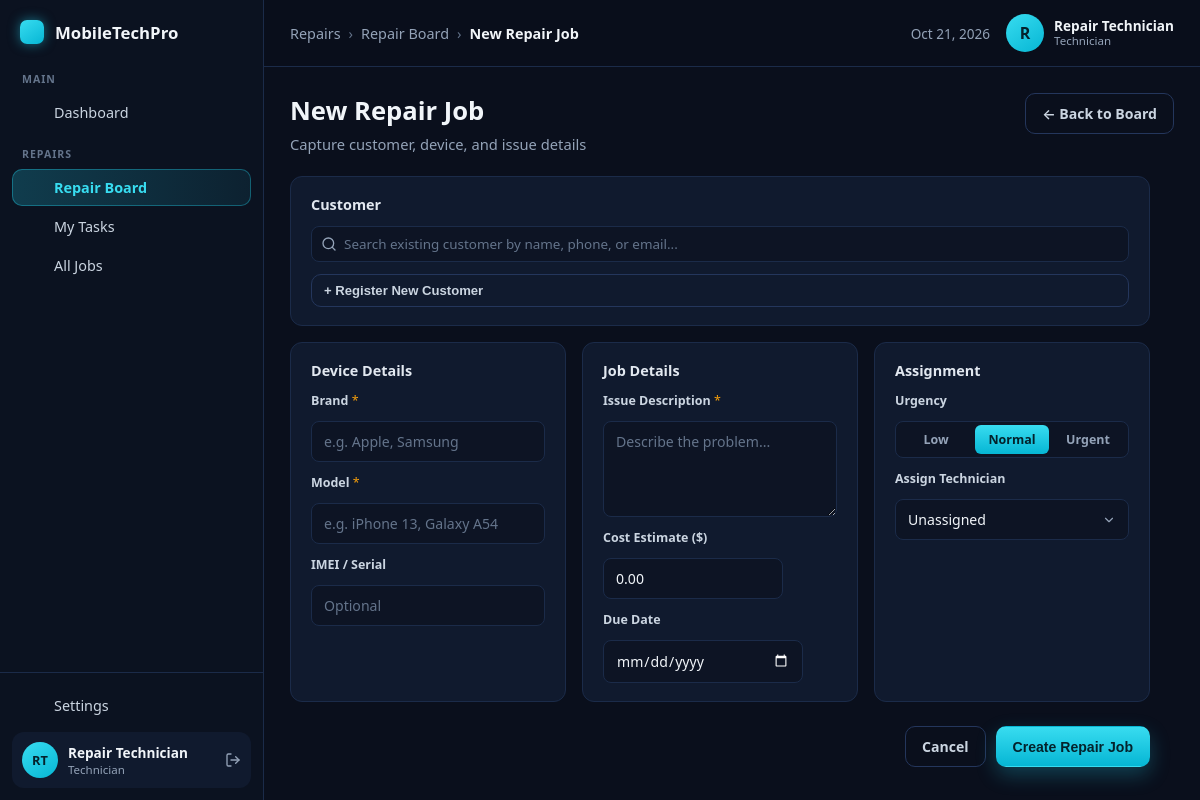
Page /technician/board/create (signed in) on the committed database.
### tables this page shows
CREATE TABLE users (
    user_id       INT UNSIGNED NOT NULL AUTO_INCREMENT,
    username      VARCHAR(50)  NOT NULL,
    email         VARCHAR(150) NOT NULL,
    password_hash VARCHAR(255) NOT NULL,
    full_name     VARCHAR(120) NOT NULL,
    phone         VARCHAR(30)      NULL,
    user_type     ENUM('admin','sales_staff','technician') NOT NULL DEFAULT 'sales_staff',
    active        TINYINT(1)   NOT NULL DEFAULT 1,
    last_login_at DATETIME         NULL,
    permissions   VARCHAR(255)     NULL,    
    created_at    TIMESTAMP    NOT NULL DEFAULT CURRENT_TIMESTAMP,
    updated_at    TIMESTAMP    NOT NULL DEFAULT CURRENT_TIMESTAMP ON UPDATE CURRENT_TIMESTAMP,
    PRIMARY KEY (user_id),
    UNIQUE KEY uq_users_username (username),
    UNIQUE KEY uq_users_email (email),
    KEY idx_users_user_type (user_type)
);

### app/Views/technician/board/create.php (the view, shortened to what the rows shown need)
<?php
$fv = function(string $key, string $default = '') use ($formOld): string {
    return e((string) ($formOld[$key] ?? $default));
};
?>
<!DOCTYPE html>
<html lang="en">
<head>
    <link rel="stylesheet" href="<?= e(base_url('css/dashboard.css')) ?>">
    <link rel="stylesheet" href="<?= e(base_url('css/users.css')) ?>">
    <link rel="stylesheet" href="<?= e(base_url('css/repair-board.css')) ?>">
</head>
<body class="dash-body">
<div class="dash-layout">
    <?php require APP_ROOT . '/app/Views/partials/sidebar.php'; ?>
    <div class="dash-main">
        <header class="topbar">
            <nav class="breadcrumb" aria-label="Breadcrumb">
                <span class="crumb">Repairs</span>
                <span class="crumb-sep">&rsaquo;</span>
                <a class="crumb" href="<?= e(base_url('/technician/board')) ?>">Repair Board</a>
                <span class="crumb-sep">&rsaquo;</span>
                <span class="crumb crumb-current">New Repair Job</span>
            </nav>
            <div class="topbar-right">
                <span class="topbar-date"><?= e($today) ?></span>
                <div class="user-chip">
                    <span class="user-avatar" aria-hidden="true"><?= e(strtoupper(substr((string) ($user['full_name'] ?? 'U'), 0, 1))) ?></span>
                    <span class="user-meta">
                        <span class="user-name"><?= e($user['full_name'] ?? 'User') ?></span>
                        <span class="user-role"><?= e(ucwords(str_replace('_', ' ', (string) ($user['user_type'] ?? '')))) ?></span>
                    </span>
                </div>
            </div>
        </header>
        <main class="content">
            <div class="content-head">
                <div>
                    <h1 class="page-greeting">New Repair Job</h1>
                    <p class="page-sub">Capture customer, device, and issue details</p>
                </div>
                <div class="content-actions">
                    <a href="<?= e(base_url('/technician/board')) ?>" class="btn-outline">&larr; Back to Board</a>
                </div>
            </div>
            <form method="post" action="<?= e(base_url('/technician/board/create')) ?>" class="create-job-form" autocomplete="off">
                <div class="cj-section">
                    <h2 class="cj-section-title">Customer</h2>
                    <div class="cj-customer-search">
                        <input type="text" class="cj-input" id="custSearch" placeholder="Search existing customer by name, phone, or email...">
                    </div>
                    <button type="button" class="btn-outline btn-sm" id="newCustToggle">+ Register New Customer</button>
                </div>
                <div class="cj-grid">
                    <div class="cj-section">
                        <h2 class="cj-section-title">Device Details</h2>
                        <label class="slide-label">Brand <span class="required">*</span></label>
                        <input type="text" name="device_brand" class="slide-input" value="<?= $fv('device_brand') ?>" required maxlength="80" placeholder="e.g. Apple, Samsung">
                        <label class="slide-label">Model <span class="required">*</span></label>
                        <input type="text" name="device_model" class="slide-input" value="<?= $fv('device_model') ?>" required maxlength="120" placeholder="e.g. iPhone 13, Galaxy A54">
                        <label class="slide-label">IMEI / Serial</label>
                        <input type="text" name="imei" class="slide-input" value="<?= $fv('imei') ?>" maxlength="40" placeholder="Optional">
                    </div>
                    <div class="cj-section">
                        <h2 class="cj-section-title">Job Details</h2>
                        <label class="slide-label">Issue Description <span class="required">*</span></label>
                        <textarea name="reported_issue" class="slide-input" rows="3" required maxlength="2000" placeholder="Describe the problem..."><?= $fv('reported_issue') ?></textarea>
                        <label class="slide-label">Cost Estimate ($)</label>
                        <input type="number" name="estimated_cost" class="slide-input" value="<?= $fv('estimated_cost', '0.00') ?>" min="0" step="0.01" style="max-width:180px">
                        <label class="slide-label">Due Date</label>
                        <input type="date" name="due_date" class="slide-input" value="<?= $fv('due_date') ?>" style="max-width:200px">
                    </div>
                    <div class="cj-section">
                        <h2 class="cj-section-title">Assignment</h2>
                        <label class="slide-label">Urgency</label>
                        <div class="urgency-radio-group">
                            <?php foreach (['low' => 'Low', 'normal' => 'Normal', 'urgent' => 'Urgent'] as $uv => $ul): ?>
                                <label class="urgency-radio-label">
                                    <span class="urgency-radio-pill urgency--<?= e($uv) ?>"><?= e($ul) ?></span>
                                </label>
                            <?php endforeach; ?>
                        </div>
                        <label class="slide-label">Assign Technician</label>
                        <select name="technician_id" class="slide-input">
                            <option value="">Unassigned</option>
                        </select>
                    </div>
                </div>
                <div class="cj-actions">
                    <a href="<?= e(base_url('/technician/board')) ?>" class="btn-outline">Cancel</a>
                    <button type="submit" class="btn-cyan">Create Repair Job</button>
                </div>
            </form>
        </main>
    </div>
</div>
</body>
</html>

### app/Core/App.php (shortened to what the rows shown need)
<?php
class App
{
    private array $routes = [
        'GET' => [],
        'POST' => [],
    ];
    private function add(string $method, string $path, array $handler): void
    {
        $this->routes[$method][] = [
            'segments' => $this->segments($path),
            'handler' => $handler,
        ];
    }
    public function run(): void
    {
        $method = strtoupper($_SERVER['REQUEST_METHOD'] ?? 'GET');
        $requestSegments = $this->segments($this->currentPath());
        foreach ($this->routes[$method] ?? [] as $route) {
            $params = $this->match($route['segments'], $requestSegments);
            if ($params === null) {
                continue;
            }
            [$class, $action] = $route['handler'];
            $controller = new $class();
            $controller->$action(...$params);
            return;
        }
    }
    private function match(array $routeSegments, array $requestSegments): ?array
    {
        if (count($routeSegments) !== count($requestSegments)) {
            return null;
        }
        $params = [];
        foreach ($routeSegments as $i => $seg) {
            if ($seg !== $requestSegments[$i]) {
                return null;
            }
        }
        return $params;
    }
    private function segments(string $path): array
    {
        $trimmed = trim($path, '/');
        return $trimmed === '' ? [] : explode('/', $trimmed);
    }
    private function currentPath(): string
    {
        $uri = parse_url($_SERVER['REQUEST_URI'] ?? '/', PHP_URL_PATH);
        $uri = is_string($uri) ? rawurldecode($uri) : '/';
        return '/' . trim($uri, '/');
    }
}

### app/Views/partials/sidebar.php (shortened to what the rows shown need)
<?php
$active = $active ?? '';
$user = $user ?? [];
if (!function_exists('dash_icon')) {
    function dash_icon(string $name): string
    {
        $inner = $paths[$name] ?? '';
        return '<svg class="nav-icon" viewBox="0 0 24 24" width="18" height="18" fill="none" '
            . 'stroke="currentColor" stroke-width="2" stroke-linecap="round" stroke-linejoin="round" '
            . 'aria-hidden="true">' . $inner . '</svg>';
    }
}
$groups = [
    'Main' => [
        ['key' => 'dashboard', 'label' => 'Dashboard', 'icon' => 'dashboard', 'href' => base_url('/admin/dashboard')],
        ['key' => 'users', 'label' => 'User Management', 'icon' => 'users', 'href' => base_url('/admin/users')],
        ['key' => 'inventory', 'label' => 'Inventory', 'icon' => 'inventory', 'href' => base_url('/admin/inventory')],
    ],
    'Sales' => [
        ['key' => 'pos', 'label' => 'Point of Sale', 'icon' => 'pos', 'href' => base_url('/sales/pos')],
        ['key' => 'sales-history', 'label' => 'Sales History', 'icon' => 'sales', 'href' => base_url('/sales/history')],
    ],
    'Repairs' => [
        ['key' => 'repair-board', 'label' => 'Repair Board', 'icon' => 'repair', 'href' => base_url('/technician/board')],
        ['key' => 'my-tasks', 'label' => 'My Tasks', 'icon' => 'jobs', 'href' => base_url('/technician/my-tasks')],
        ['key' => 'all-jobs', 'label' => 'All Jobs', 'icon' => 'jobs', 'href' => base_url('/technician/all-jobs')],
    ],
    'Business' => [
        ['key' => 'reports', 'label' => 'Reports', 'icon' => 'reports', 'href' => base_url('/admin/reports')],
        ['key' => 'suppliers', 'label' => 'Suppliers', 'icon' => 'suppliers', 'href' => base_url('/admin/suppliers')],
        ['key' => 'pricing', 'label' => 'Pricing', 'icon' => 'pricing', 'href' => base_url('/admin/pricing')],
        ['key' => 'coupons', 'label' => 'Coupons', 'icon' => 'pricing', 'href' => base_url('/admin/coupons')],
        ['key' => 'customers', 'label' => 'Customers', 'icon' => 'customers', 'href' => base_url('/sales/customers')],
    ],
];
$userType = (string) ($user['user_type'] ?? '');
if ($userType !== 'admin') {
    $allowedByRole = [
        'sales_staff' => ['dashboard', 'pos', 'sales-history', 'customers'],
        'technician' => ['dashboard', 'repair-board', 'my-tasks', 'all-jobs'],
    ];
    $allowed = $allowedByRole[$userType] ?? [];
    foreach ($groups as $groupName => $items) {
        $groups[$groupName] = array_values(array_filter(
            $items,
            static fn(array $item): bool => in_array($item['key'], $allowed, true)
        ));
    }
    $groups = array_filter($groups, static fn(array $items): bool => $items !== []);
}
$displayName = trim((string) ($user['full_name'] ?? 'User'));
$roleLabel = ucwords(str_replace('_', ' ', (string) ($user['user_type'] ?? '')));
$initials = '';
foreach (array_slice(explode(' ', $displayName), 0, 2) as $part) {
    if ($part !== '') {
        $initials .= strtoupper($part[0]);
    }
}
$initials = $initials !== '' ? $initials : 'U';
?>
<aside class="sidebar">
    <div class="sidebar-brand">
        <span class="brand-logo" aria-hidden="true"></span>
        <span class="brand-name">MobileTechPro</span>
    </div>
    <nav class="sidebar-nav">
        <?php foreach ($groups as $groupName => $items): ?>
            <div class="nav-group">
                <p class="nav-group-title"><?= e(strtoupper($groupName)) ?></p>
                <ul class="nav-list">
                    <?php foreach ($items as $item): ?>
                        <li>
                            <a
                                class="nav-link<?= $item['key'] === $active ? ' is-active' : '' ?>"
                                href="<?= e($item['href']) ?>">
                                <?= dash_icon($item['icon']) ?>
                                <span class="nav-label"><?= e($item['label']) ?></span>
                            </a>
                        </li>
                    <?php endforeach; ?>
                </ul>
            </div>
        <?php endforeach; ?>
    </nav>
    <div class="sidebar-bottom">
        <a class="nav-link nav-settings" href="#">
            <?= dash_icon('settings') ?>
            <span class="nav-label">Settings</span>
        </a>
        <div class="profile-card">
            <span class="profile-avatar"><?= e($initials) ?></span>
            <span class="profile-meta">
                <span class="profile-name"><?= e($displayName) ?></span>
                <span class="profile-role"><?= e($roleLabel) ?></span>
            </span>
            <a class="profile-logout" href="<?= e(base_url('/logout')) ?>" aria-label="Log out">
                <svg viewBox="0 0 24 24" width="16" height="16" fill="none" stroke="currentColor" stroke-width="2" stroke-linecap="round" stroke-linejoin="round" aria-hidden="true">
                    <path d="M9 21H5a2 2 0 0 1-2-2V5a2 2 0 0 1 2-2h4"/><polyline points="16 17 21 12 16 7"/><line x1="21" y1="12" x2="9" y2="12"/>
                </svg>
            </a>
        </div>
    </div>
</aside>

### rows in the picture
users: full_name "Repair Technician", user_type "Technician", full_name "R"

### other values in the picture
$groupName "MAIN"
$item['label'] "Dashboard"
$groupName "REPAIRS"
$item['label'] "Repair Board"
$item['label'] "My Tasks"
$item['label'] "All Jobs"
$initials "RT"
$ul "Low"
$ul "Normal"
$ul "Urgent"
